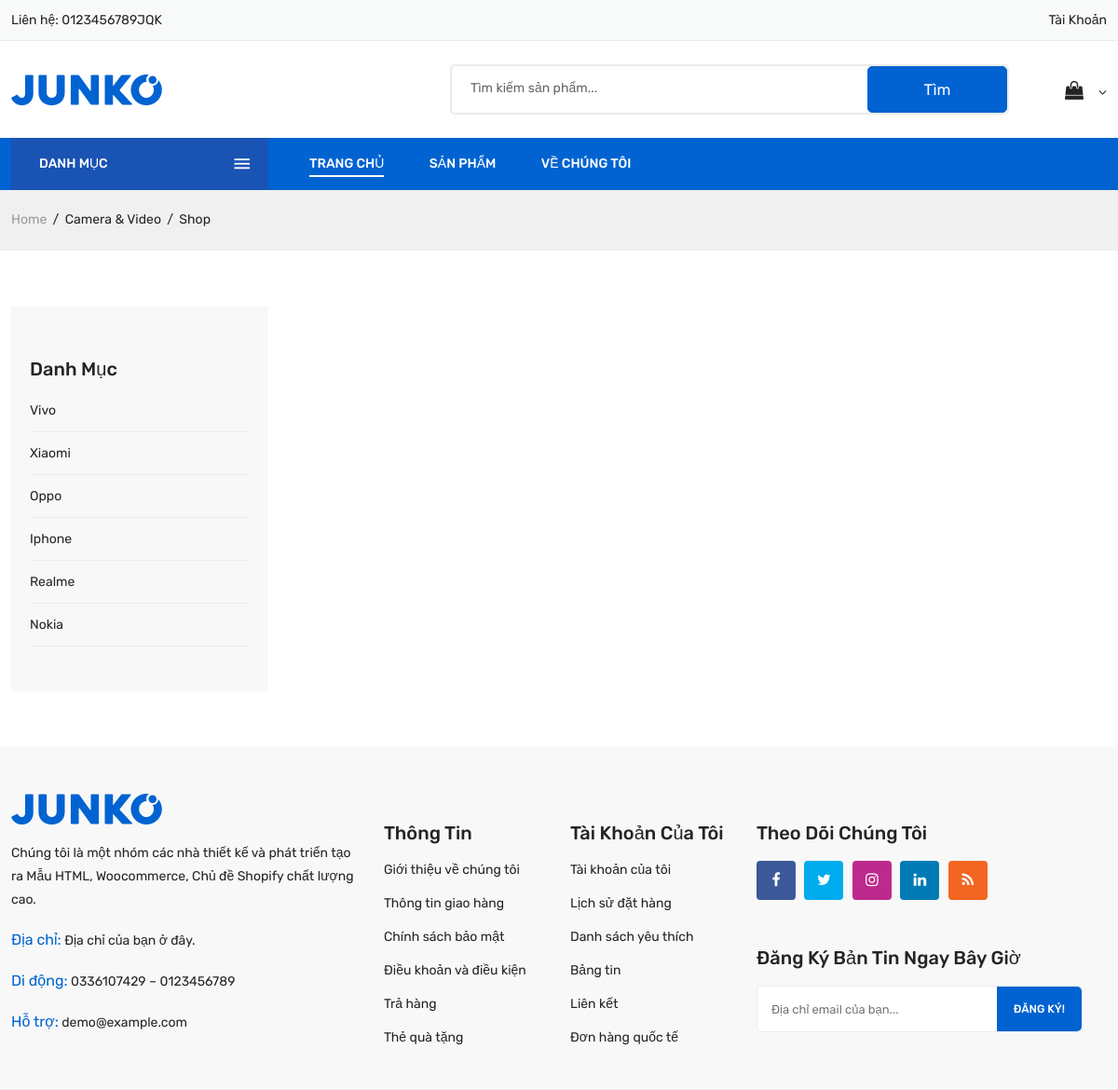
/index.php?act=viewspdm&id=9, run on the app's committed database.
### tables this page shows
CREATE TABLE `tb_danhmuc` (
  `id` int NOT NULL,
  `tendanhmuc` varchar(255) NOT NULL,
  `img` varchar(1000) NOT NULL
);

### model/pdo.php (called while the page is built, shortened)
<?php
function pdo_get_connection()
{
    $dburl = "mysql:host=localhost;dbname=du_an_1;charset=utf8";
    $username = 'root';
    $password = '';
    $conn = new PDO($dburl, $username, $password);
    $conn->setAttribute(PDO::ATTR_ERRMODE, PDO::ERRMODE_EXCEPTION);
    return $conn;
}
function pdo_query($sql)
{
    $sql_args = array_slice(func_get_args(), 1);
    try {
        $conn = pdo_get_connection();
        $stmt = $conn->prepare($sql);
        $stmt->execute($sql_args);
        $rows = $stmt->fetchAll();
        return $rows;
    } catch (PDOException $e) {
        throw $e;
    } finally {
        unset($conn);
    }
}
?>

### model/danhmuc.php (called while the page is built, shortened)
<?php
    function loadAll_danhmuc(){
        $sql="SELECT * FROM `tb_danhmuc` order by id";
        $listdm=pdo_query($sql);
        return $listdm;
    }
?>

### view/viewshop/danhmuc.php (the view)
<div class="col-lg-3 col-md-12">
    <aside class="sidebar_widget">
        <div class="widget_inner">
            <div class="widget_list widget_categories">
                <h2>Danh mục</h2>
                <ul>
                    <?php
                        foreach ($listdm as $dm) {
                            extract($dm);
                            $viewspdm = "index.php?act=viewspdm&id=" . $id;
                            echo '<li><a href="'.$viewspdm.'">'.$tendanhmuc.'</a></li>';
                        }
                    ?>
                </ul>
            </div>
        </div>
    </aside>
</div>

### data on the page
tb_danhmuc: tendanhmuc "Vivo"
tb_danhmuc: tendanhmuc "Xiaomi"
tb_danhmuc: tendanhmuc "Oppo"
tb_danhmuc: tendanhmuc "Iphone"
tb_danhmuc: tendanhmuc "Realme"
tb_danhmuc: tendanhmuc "Nokia"
